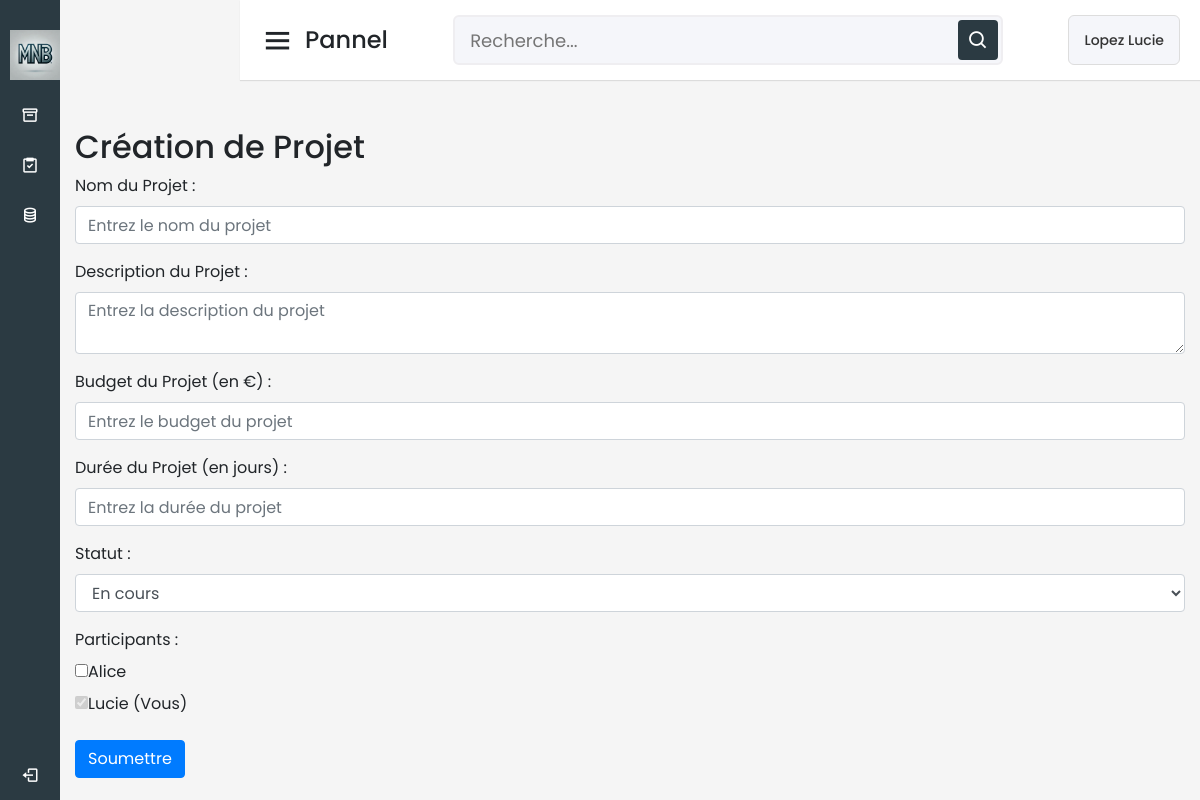
The page /projet.php (signed in) on the database as committed earlier.
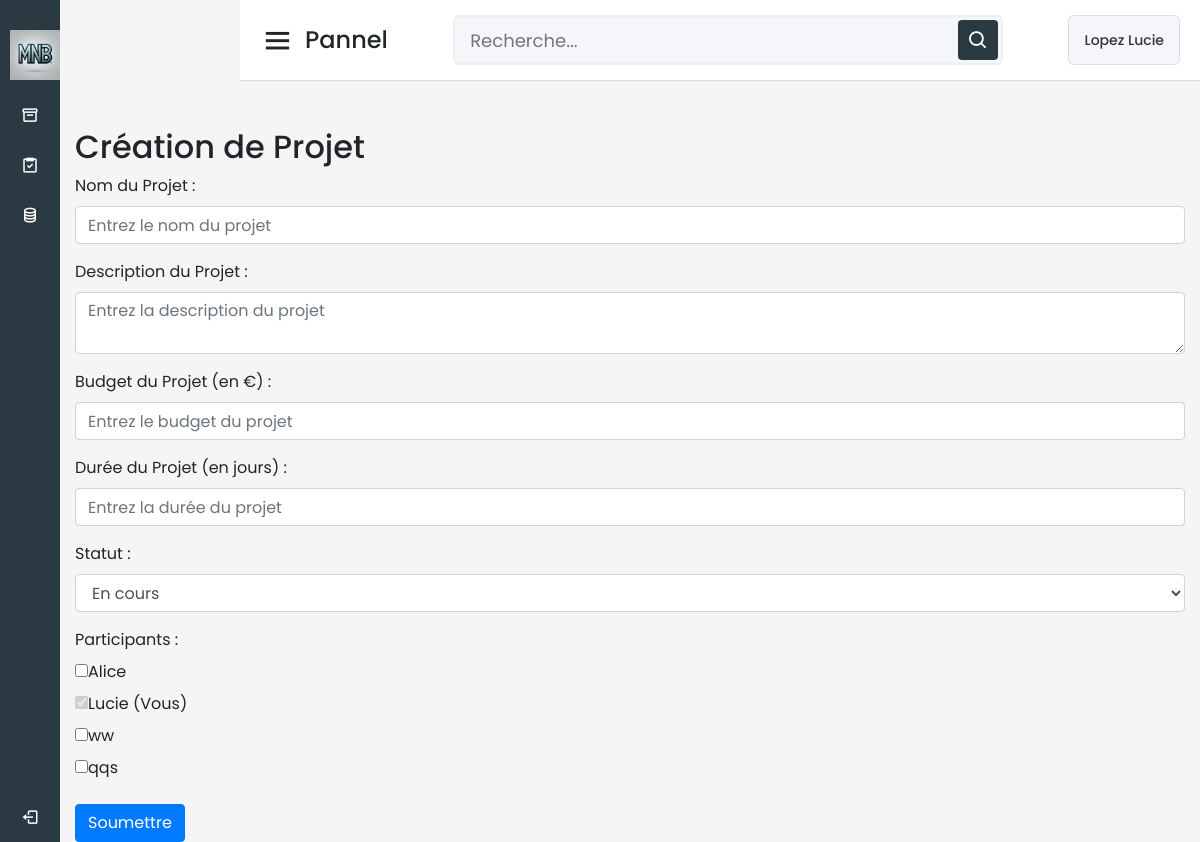
The same page on the database as committed later.
### tables this page shows
CREATE TABLE `Utilisateur` (
  `IDUser` int(11) NOT NULL,
  `Email` varchar(50) NOT NULL,
  `MDP` varchar(255) DEFAULT NULL,
  `Nom` varchar(50) NOT NULL,
  `Prenom` varchar(50) NOT NULL,
  `photo` varchar(50) NOT NULL,
  `Statu` varchar(50) NOT NULL
);

### projet.php (the view, shortened to what this page needs)
<?php
$servername = "localhost";
$username = "root";
$password = "";
$dbname = "MNB_data";
$conn = new mysqli($servername, $username, $password, $dbname);
?>
<!DOCTYPE html>
<html lang="fr" dir="ltr">
<head>
    <link rel="stylesheet" href="css/dashboard.css" />
    <link href="https://stackpath.bootstrapcdn.com/bootstrap/4.5.2/css/bootstrap.min.css" rel="stylesheet">
    <link href="https://unpkg.com/boxicons@2.0.7/css/boxicons.min.css" rel="stylesheet" />
</head>
<body>
    <?php include('sidebar.php'); ?>
    <section class="home-section">
    <?php include('header_gestion.php'); ?>
        <div class="home-content">
            <div class="container mt-4">
                <h2>Création de Projet</h2>
                <form class="needs-validation" novalidate method="post" action="">
                    <div class="form-group">
                        <label for="nom_projet">Nom du Projet :</label>
                        <input type="text" class="form-control" id="nom_projet" name="nom_projet" placeholder="Entrez le nom du projet" required>
                    </div>
                    <div class="form-group">
                        <label for="description_projet">Description du Projet :</label>
                        <textarea class="form-control" id="description_projet" name="description_projet" placeholder="Entrez la description du projet" required></textarea>
                    </div>
                    <div class="form-group">
                        <label for="budget">Budget du Projet (en €) :</label>
                        <input type="number" class="form-control" id="budget" name="budget" placeholder="Entrez le budget du projet" required>
                    </div>
                    <div class="form-group">
                        <label for="duree_projet">Durée du Projet (en jours) :</label>
                        <input type="number" class="form-control" id="duree_projet" name="duree_projet" placeholder="Entrez la durée du projet" required>
                    </div>
                    <div class="form-group">
                        <label for="statu">Statut :</label>
                        <select class="form-control" id="statu" name="statu">
                            <option value="En cours" selected>En cours</option>
                        </select>
                    </div>
                    <div class="form-group">
                        <label for="participants">Participants :</label>
                        <div id="participants">
                            <?php
                            $users = $conn->query('SELECT IDUser, nom FROM Utilisateur');
                            while ($user = $users->fetch_assoc()) {
                                $isCurrentUser = $user['IDUser'] == $_SESSION['user_id'];
                                $checked = $isCurrentUser ? 'checked' : '';
                                $disabled = ($_SESSION['statu'] === 'User' && $isCurrentUser) ? 'disabled' : '';
                                echo '<div class="participant-option">';
                                echo '<input type="checkbox" id="user_' . $user['IDUser'] . '" name="participants[]" value="' . $user['IDUser'] . '" ' . $checked . ' ' . $disabled . '>';
                                echo '<label for="user_' . $user['IDUser'] . '">' . $user['nom'] . ($isCurrentUser ? ' (Vous)' : '') . '</label>';
                                echo '</div>';
                            }
                            ?>
                        </div>
                    </div>
                    <button type="submit" class="btn btn-primary">Soumettre</button>
                </form>
            </div>
        </div>
    </section>
</body>
</html>

Rows that differ between the two databases and show on the page:
added utilisateur: Nom "ww"
added utilisateur: Nom "qqs"
